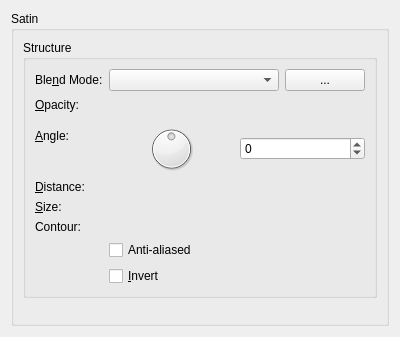
<?xml version="1.0" encoding="UTF-8"?>
<ui version="4.0">
 <class>WdgSatin</class>
 <widget class="QWidget" name="WdgSatin">
  <property name="geometry">
   <rect>
    <x>0</x>
    <y>0</y>
    <width>400</width>
    <height>337</height>
   </rect>
  </property>
  <layout class="QGridLayout" name="gridLayout">
   <item row="0" column="0">
    <widget class="QGroupBox" name="groupBox">
     <property name="title">
      <string>Satin</string>
     </property>
     <layout class="QGridLayout" name="gridLayout_2">
      <item row="0" column="0">
       <widget class="QGroupBox" name="groupBox_2">
        <property name="title">
         <string>Structure</string>
        </property>
        <layout class="QFormLayout" name="formLayout">
         <item row="0" column="0">
          <widget class="QLabel" name="label_13">
           <property name="text">
            <string>Ble&amp;nd Mode:</string>
           </property>
           <property name="buddy">
            <cstring>cmbCompositeOp</cstring>
           </property>
          </widget>
         </item>
         <item row="0" column="1">
          <layout class="QHBoxLayout" name="horizontalLayout">
           <item>
            <widget class="KisCompositeOpComboBox" name="cmbCompositeOp">
             <property name="sizePolicy">
              <sizepolicy hsizetype="Expanding" vsizetype="Fixed">
               <horstretch>0</horstretch>
               <verstretch>0</verstretch>
              </sizepolicy>
             </property>
             <property name="toolTip">
              <string>Set the blend mode for the layer</string>
             </property>
            </widget>
           </item>
           <item>
            <widget class="KColorButton" name="bnColor">
             <property name="text">
              <string>...</string>
             </property>
            </widget>
           </item>
          </layout>
         </item>
         <item row="1" column="0">
          <widget class="QLabel" name="label_14">
           <property name="text">
            <string>&amp;Opacity:</string>
           </property>
           <property name="buddy">
            <cstring>intOpacity</cstring>
           </property>
          </widget>
         </item>
         <item row="1" column="1">
          <widget class="KisSliderSpinBox" name="intOpacity" native="true">
           <property name="sizePolicy">
            <sizepolicy hsizetype="Expanding" vsizetype="Minimum">
             <horstretch>0</horstretch>
             <verstretch>0</verstretch>
            </sizepolicy>
           </property>
           <property name="minimumSize">
            <size>
             <width>10</width>
             <height>15</height>
            </size>
           </property>
           <property name="toolTip">
            <string>Set the master opacity for the layer</string>
           </property>
           <property name="whatsThis">
            <string>Adjust the transparency of the layer</string>
           </property>
          </widget>
         </item>
         <item row="2" column="1">
          <layout class="QHBoxLayout" name="horizontalLayout_2"/>
         </item>
         <item row="3" column="0">
          <widget class="QLabel" name="label">
           <property name="text">
            <string>&amp;Angle:</string>
           </property>
           <property name="buddy">
            <cstring>dialAngle</cstring>
           </property>
          </widget>
         </item>
         <item row="3" column="1">
          <layout class="QHBoxLayout" name="horizontalLayout_3">
           <item>
            <widget class="QDial" name="dialAngle">
             <property name="toolTip">
              <string>Set the angle of the light source</string>
             </property>
             <property name="minimum">
              <number>-179</number>
             </property>
             <property name="maximum">
              <number>180</number>
             </property>
             <property name="wrapping">
              <bool>true</bool>
             </property>
            </widget>
           </item>
           <item>
            <widget class="QSpinBox" name="intAngle">
             <property name="minimum">
              <number>-179</number>
             </property>
             <property name="maximum">
              <number>180</number>
             </property>
            </widget>
           </item>
          </layout>
         </item>
         <item row="4" column="0">
          <widget class="QLabel" name="label_2">
           <property name="text">
            <string>&amp;Distance:</string>
           </property>
           <property name="buddy">
            <cstring>intDistance</cstring>
           </property>
          </widget>
         </item>
         <item row="4" column="1">
          <widget class="KisSliderSpinBox" name="intDistance" native="true">
           <property name="sizePolicy">
            <sizepolicy hsizetype="Expanding" vsizetype="Preferred">
             <horstretch>0</horstretch>
             <verstretch>0</verstretch>
            </sizepolicy>
           </property>
          </widget>
         </item>
         <item row="5" column="0">
          <widget class="QLabel" name="label_4">
           <property name="text">
            <string>&amp;Size:</string>
           </property>
           <property name="buddy">
            <cstring>intSize</cstring>
           </property>
          </widget>
         </item>
         <item row="5" column="1">
          <widget class="KisSliderSpinBox" name="intSize" native="true">
           <property name="sizePolicy">
            <sizepolicy hsizetype="Expanding" vsizetype="Preferred">
             <horstretch>0</horstretch>
             <verstretch>0</verstretch>
            </sizepolicy>
           </property>
          </widget>
         </item>
         <item row="6" column="0">
          <widget class="QLabel" name="label_6">
           <property name="text">
            <string>Contour:</string>
           </property>
          </widget>
         </item>
         <item row="6" column="1">
          <widget class="KisCmbContour" name="cmbContour" native="true"/>
         </item>
         <item row="7" column="1">
          <widget class="QCheckBox" name="chkAntiAliased">
           <property name="toolTip">
            <string>Smooth the contour</string>
           </property>
           <property name="text">
            <string>Anti-aliased</string>
           </property>
          </widget>
         </item>
         <item row="8" column="1">
          <widget class="QCheckBox" name="chkInvert">
           <property name="text">
            <string comment="@option:check In Layer Style">&amp;Invert</string>
           </property>
          </widget>
         </item>
        </layout>
        <zorder>cmbContour</zorder>
        <zorder>chkAntiAliased</zorder>
        <zorder>intOpacity</zorder>
        <zorder>label_13</zorder>
        <zorder>label_14</zorder>
        <zorder>label_4</zorder>
        <zorder>intDistance</zorder>
        <zorder>intSize</zorder>
        <zorder>label</zorder>
        <zorder>label_2</zorder>
        <zorder>label_6</zorder>
        <zorder>chkInvert</zorder>
       </widget>
      </item>
      <item row="2" column="0">
       <spacer name="verticalSpacer">
        <property name="orientation">
         <enum>Qt::Vertical</enum>
        </property>
        <property name="sizeHint" stdset="0">
         <size>
          <width>20</width>
          <height>40</height>
         </size>
        </property>
       </spacer>
      </item>
      <item row="1" column="0">
       <spacer name="verticalSpacer_2">
        <property name="orientation">
         <enum>Qt::Vertical</enum>
        </property>
        <property name="sizeHint" stdset="0">
         <size>
          <width>20</width>
          <height>40</height>
         </size>
        </property>
       </spacer>
      </item>
     </layout>
    </widget>
   </item>
  </layout>
 </widget>
 <customwidgets>
  <customwidget>
   <class>KColorButton</class>
   <extends>QPushButton</extends>
   <header>kcolorbutton.h</header>
   <container>1</container>
  </customwidget>
  <customwidget>
   <class>KisCompositeOpComboBox</class>
   <extends>QComboBox</extends>
   <header location="global">kis_cmb_composite.h</header>
  </customwidget>
  <customwidget>
   <class>KisSliderSpinBox</class>
   <extends>QWidget</extends>
   <header location="global">kis_slider_spin_box.h</header>
   <container>1</container>
  </customwidget>
  <customwidget>
   <class>KisCmbContour</class>
   <extends>QWidget</extends>
   <header>kis_cmb_contour.h</header>
  </customwidget>
 </customwidgets>
 <resources/>
 <connections/>
</ui>
